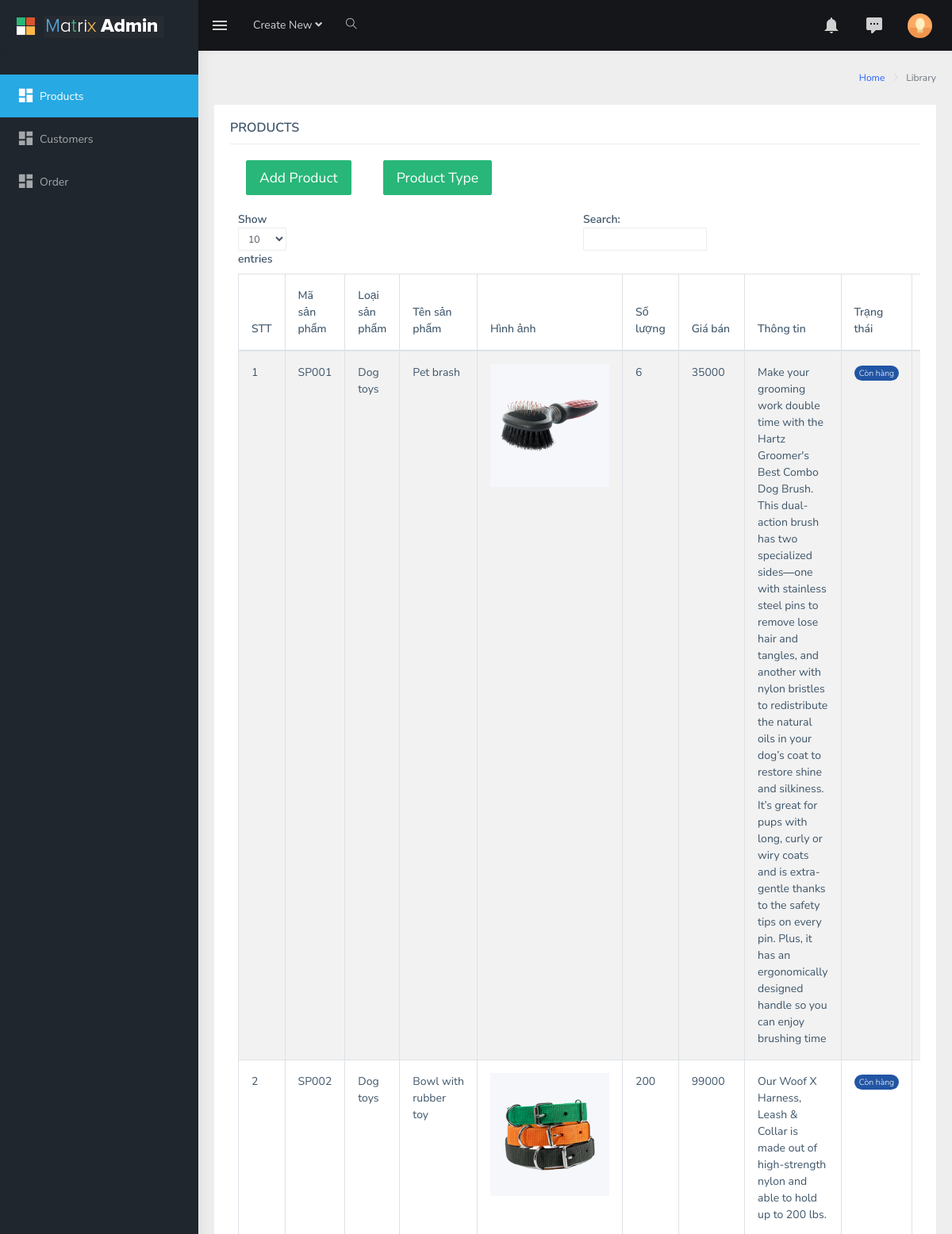
The page /admin/list_product.php (upper part) on the database as committed earlier.
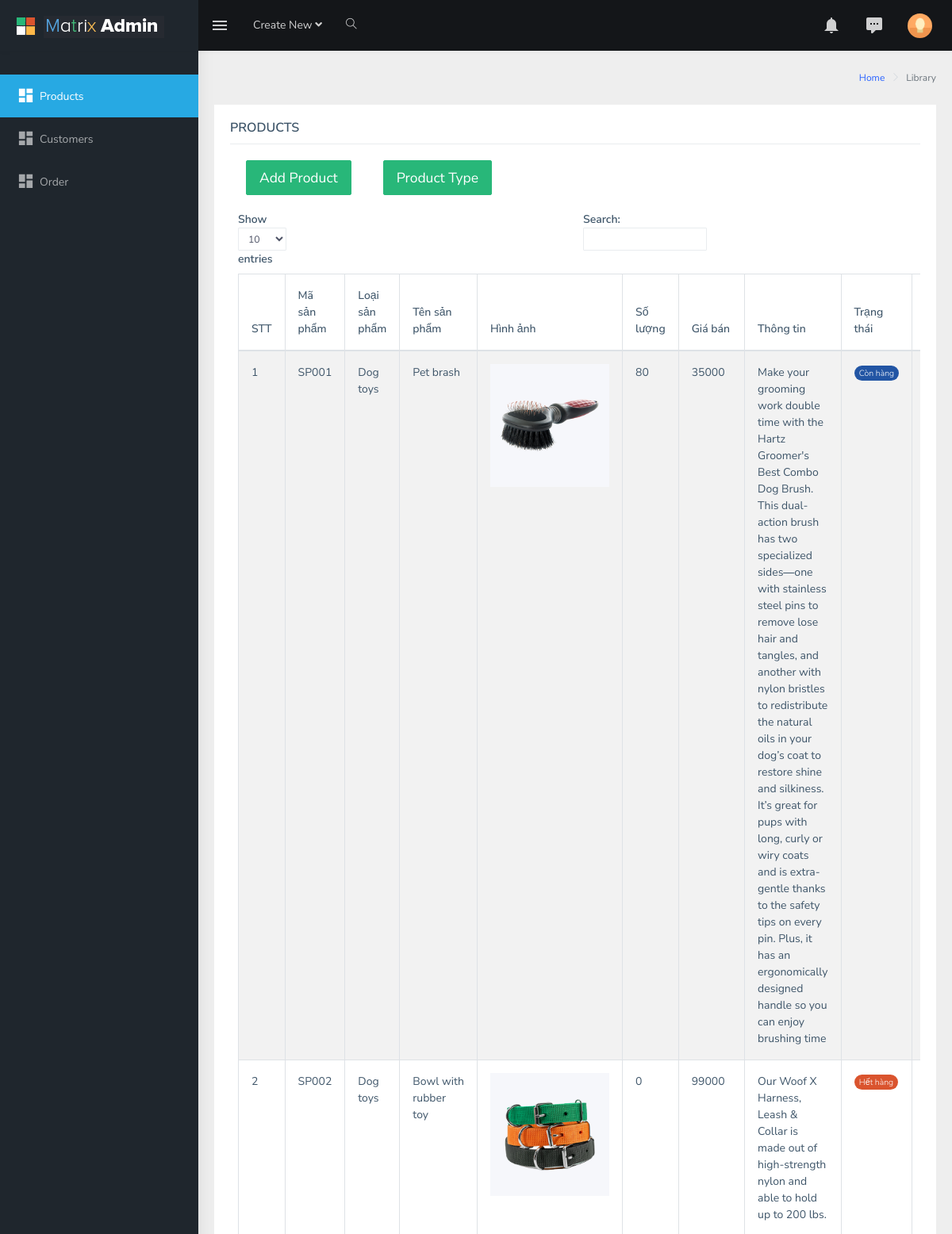
The same page on the database as committed later.
### tables this page shows
CREATE TABLE `san_pham` (
  `ma_sp` varchar(11) NOT NULL,
  `ma_loai_sp` varchar(11) NOT NULL,
  `ten_sp` varchar(50) NOT NULL,
  `hinh_anh` varchar(255) NOT NULL,
  `so_luong` int(11) DEFAULT 0,
  `gia_ban` int(11) DEFAULT 0,
  `thong_tin_them` varchar(500) NOT NULL,
  `trang_thai_sp` tinyint(2) NOT NULL DEFAULT 1
);

CREATE TABLE `loai_sp` (
  `ma_loai` varchar(11) NOT NULL,
  `ten_loai_sp` varchar(50) NOT NULL
);

### admin/controllers/c_product.php (called while the page is built, shortened)
<?php
include ("models/m_product.php");
class c_product{
    public function product() {
        $banner = new m_product();
        $product = $banner->select_product();
        include ("templates/layout.php");
    }
}
?>

### admin/list_product.php (called while the page is built)
<?php
include("controllers/c_product.php");
$product = new c_product();
$product->product();
?>

### admin/models/database.php (called while the page is built, shortened)
<?php
class database{
    protected $pdo = NULL;
    protected $sql = '';
    public function __construct() {
        try
        {
            $this->pdo = new PDO('mysql:host=localhost; dbname=shop_pet_php','root','');
            $this->pdo->query('set names "utf8"');
        }
        catch(PDOException $ex )
        {
            die($ex->getMessage());
        }
    }
    public function setQuery($sql) {
        $this->sql = $sql;
    }
    public function execute($options=array()) {
        $this->sta = $this->pdo->prepare($this->sql);
        $this->sta->execute();
        return $this->sta;
    }
    public function loadAllRows($options=array()) {
        if(!$options) {
            if(!$result = $this->execute())
                return false;
        }
        else {
            if(!$result = $this->execute($options))
                return false;
        }
        return $result->fetchAll(PDO::FETCH_OBJ);
    }
}
?>

### admin/models/m_product.php (called while the page is built, shortened)
<?php
require_once ("database.php");
class m_product extends database {
    public function select_product() {
        $sql = "select *
                from san_pham
                inner join loai_sp
                on san_pham.ma_loai_sp = loai_sp.ma_loai";
        return $this->loadAllRows();
    }
}
?>

### admin/views/product/v_product.php (the view, shortened to what the changed rows need)
<div class="page-wrapper">
    <div class="container-fluid">
        <div class="row">
            <div class="col-12">
                <div class="card">
                    <div class="card-body">
                        <div class="table-responsive">
                            <table id="zero_config" class="table table-striped table-bordered">
                                <thead>
                                <tr>
                                    <th>STT</th>
                                    <th>Mã sản phẩm</th>
                                    <th>Loại sản phẩm</th>
                                    <th>Tên sản phẩm</th>
                                    <th>Hình ảnh</th>
                                    <th>Số lượng</th>
                                    <th>Giá bán</th>
                                    <th>Thông tin</th>
                                    <th>Trạng thái</th>
                                    <th></th>
                                </tr>
                                </thead>
                                <tbody>
                                <?php
                                    foreach ($product as $key=>$value) {
                                        if ($value->so_luong == 0) {
                                            $css_trang_thai =   "badge-danger";
                                        $text_trang_thai =  "Hết hàng";
                                        } else {
                                            $css_trang_thai =  "badge-info" ;
                                         $text_trang_thai =  "Còn hàng";
                                        }
                                 ?>
                                    <tr>
                                        <td><?php echo $key+1; ?></td>
                                        <td><?php echo $value->ma_sp ; ?></td>
                                        <td><?php echo $value->ten_loai_sp ; ?></td>
                                        <td><?php echo $value->ten_sp ; ?></td>
                                        <td> <img style="width: 150px;"  src = 'public/imageproduct/<?php echo$value->hinh_anh;?>'></td>
                                        <td><?php echo $value->so_luong ; ?></td>
                                        <td><?php echo $value->gia_ban ; ?></td>
                                        <td><?php echo $value->thong_tin_them ; ?></td>
                                        <td> <span class="badge badge-pill <?php echo $css_trang_thai;?>"><?php echo $text_trang_thai;?> </span></td>
                                        <td>
                                        </td>
                                    </tr>
                                <?php } ?>
                                </tbody>
                            </table>
                        </div>
                    </div>
                </div>
            </div>
        </div>
    </div>
</div>

Rows that differ between the two databases and show on the page:
changed san_pham "SP001": so_luong "6" → "80"
changed san_pham "SP002": so_luong "200" → "0"; so_luong "Còn hàng" → "Hết hàng"
